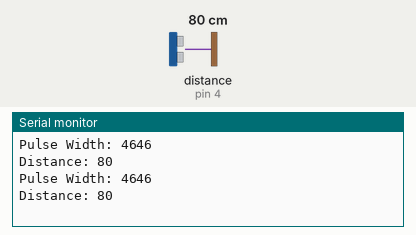
A sketch run on a simulated Arduino Uno, built with avr-gcc and run on an emulated ATmega328P. On the bench: the last lines printed to the serial monitor. Wiring (inferred from the names in the program): ultrasonic range finder: trigger pin 5; echo pin 4. Inputs (shaded band) come from the test bench; at power-on: distance to the obstacle (sensor on pin 4) 80 cm. The echo pulse lasts 58.3 µs per cm.

Above: at 1.8 s.
1.9 s: distance to the obstacle (sensor on pin 4) set to 2 cm
At 2.8 s:
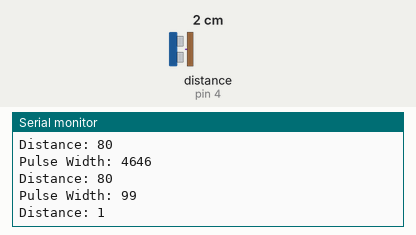
3.4 s: distance to the obstacle (sensor on pin 4) set to 4 cm
At 4.8 s:
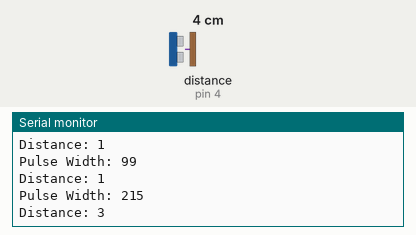
Timing chart, 0 to 6.4 s (numbered marks = the images above; inputs shaded):
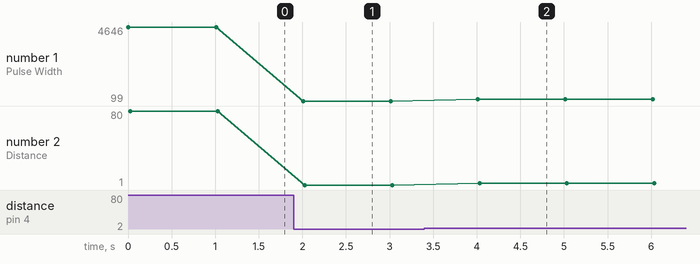

Measured:
- after the input at 1.9 s, the serial monitor: prints a new line after 0.11 s (image 1)
- after the input at 3.4 s, the serial monitor: prints a new line after 0.61 s (image 2)
- plotted number 1: 4646 → 99 after the input at 1.9 s, 99 → 216 after the input at 3.4 s
- plotted number 2: 80 → 1 after the input at 1.9 s, 1 → 3 after the input at 3.4 s

The sketch:

Ultrasonic.ino
```cpp
int trigger = 5;
int echo = 4;

void setup() {
  Serial.begin(9600);
  pinMode(trigger, OUTPUT);
  pinMode(echo, INPUT);
}

void loop() {
  digitalWrite(trigger, HIGH);
  delayMicroseconds(10);
  digitalWrite(trigger, LOW);

  int pulseWidth = pulseIn(echo, HIGH);

  Serial.print("Pulse Width: ");
  Serial.println(pulseWidth);
  long distance = pulseWidth/29/2;
  Serial.print("Distance: ");
  Serial.println(distance);
  delay(1000);

}
```
